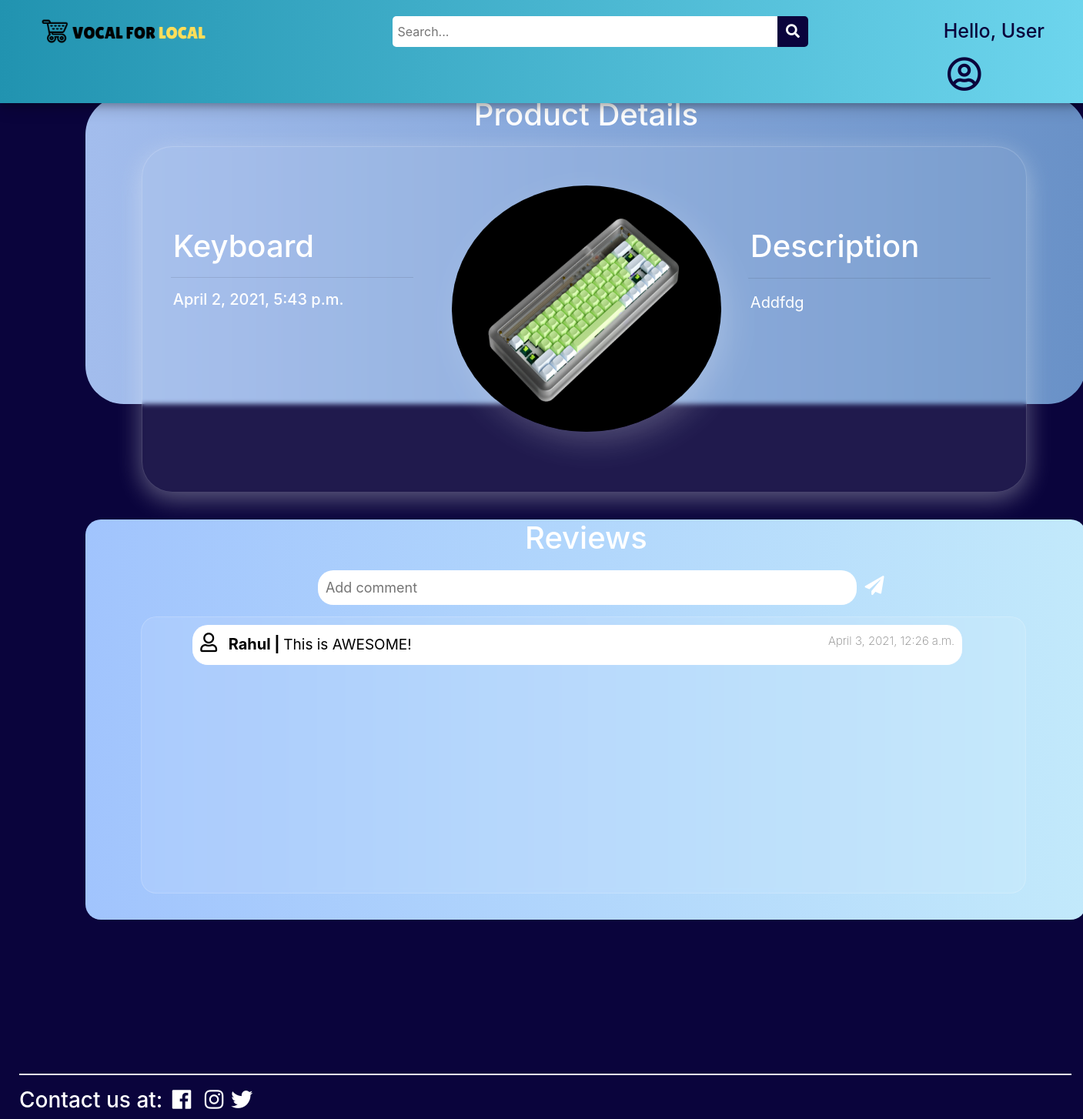
The app's page /RaRo/products/Keyboard with its own data.
### main/models.py (models this page shows, shortened)
class Post(models.Model):
    p_id = models.IntegerField(primary_key=True, null=False)
    name = models.CharField(max_length=50,null=True)
    description = models.CharField(max_length=1000, null=True)
    photo = models.ImageField(upload_to="images/",null=True,verbose_name="")
    owner = models.ForeignKey(Customer, null=True, on_delete= models.CASCADE)
    date_created = models.DateTimeField(auto_now_add=True, null=True)
    category = models.CharField(max_length=100, null=True)
    availability = models.CharField(max_length=20, null=True)
    location = models.CharField(max_length=50, null=True)
    business_name = models.CharField(max_length=50,null=True)
    price = models.IntegerField(null=True)
    @property
    def imageURL(self):
        try:
            url = self.photo.url
        except :
            url = ''
        return url

class Comment(models.Model):
    c_id = models.IntegerField(primary_key = True, null = False)
    text = models.CharField(max_length=200, null=True)
    p_id = models.ForeignKey(Post, null =True, on_delete = models.CASCADE)
    c_by = models.ForeignKey(Customer, null=True, on_delete = models.SET_NULL)
    timestamp = models.DateTimeField(auto_now_add=True, null=True)

class Customer(models.Model):
    id = models.IntegerField(primary_key=True, null=False)
    name = models.CharField(max_length=100, null=True)
    phone = models.CharField(max_length=10, null=True)
    email = models.CharField(max_length=50, null=True)
    state = models.CharField(max_length=20, null=True)
    postal_code = models.IntegerField(null=True)
    city = models.CharField(max_length=20, null=True)
    address = models.CharField(max_length=100, null=True)
    business_name = models.CharField(max_length=50,null=True)
    date_created = models.DateTimeField(auto_now_add=True, null=True)
    def __str__(self):
	    return str(self.name)

### main/views.py (the view, shortened to what this page needs)
# urls.py: path('<str:business>/products/<str:name>',views.viewPost,name="viewPost"),
def viewPost(request, business, name):
    try:
        p = Post.objects.filter(business_name=business, name=name)[0]
    except Post.DoesNotExist:
        raise Http404("No such Product is available with {}".format(business))
    comments = Comment.objects.filter(p_id=p).order_by('-c_id')
    context = {"p": p, "comments": comments}
    return render(request, 'main/viewPost.html', context)

### main/templates/main/viewPost.html (shortened to what this page needs)
{% load static %}
<!DOCTYPE html>
<html lang="en">
<head>
  <link rel="stylesheet" href="https://use.fontawesome.com/releases/v5.6.1/css/all.css"
 />
  <link rel="stylesheet" href="https://cdn.jsdelivr.net/npm/bootstrap@4.6.0/dist/css/bootstrap.min.css"
>
    <link rel="stylesheet" href="{%static '/css/viewPost.css' %}">
</head>
<body style="background-color: #0a043c;">
  <div class="topnav">
    <a class="active" href="{% url 'home' %}">
      <img id="logo" src="{% static 'images/logo.png' %}" alt="VocalForLocal" />
    </a>
    <div class="search">
      <input type="text" placeholder=" Search..." name="key" id="search-placeholder" />
      <button id="srch" type="submit" onclick="validatePlaceHolder(this)">
        <i class="fa fa-search" style="font-size: 18px"> </i>
      </button>
    </div>
    <span class="hello-msg">
      Hello, {% if user.is_authenticated %} {{request.user}} {% else %} User
      {% endif %}
    </span>
    <a class="nav-link dropdown-toggle" href="#" id="navbarDropdown" role="button" data-bs-toggle="dropdown" aria-expanded="false"          style="margin-left: 160px;">
      <i class="far fa-user-circle" style="color:#0a043c; font-size: 45px;"></i>
    </a>
  </div>
  <div class="container-fluid">
    <div id="post-card">
      <h2 style="text-align: center;margin-top: 17px; font-size: 40px;">Product Details</h2>
    </div>
    <div id="image-card">
      <div id="pdt-icon">
        <img src="{{p.imageURL}}" alt="product img" id="pdt-img" style="width: 350px;height: 320px; background-position: center; background-size: cover; border-radius: 50%;">
      </div>
      <div id="pdt-info">
        <h1 id="pdt-name">
          {{p.name}}
        </h1>
        <hr style="width:90%; ">
        <h2 id="price">
          {{p.date_created}}
        </h2>
      </div>
      <div id="details">
        <h1 id="description">
           Description
        </h1>
        <hr style="text-align: center;margin-top: 17px;width: 90%;">
        <div id="description-text">
          <p style="width: 320px; overflow-wrap: break-word; font-size: 20px;">{{p.description}}</p>
        </div>
      </div>
    </div>
    <div id="comments">
      <h2 style="text-align: center;margin-top: 17px; font-size: 40px;">Reviews</h2>
      <div id="comment-container">
        {% if comments %}
        {% for c in comments %}
        <div class="comment-card">
          <span><i class="far fa-user" style="font-size: 25px; color: black; margin-right: 10px;"></i></span>
          <span style="font-size: 20px;font-weight: bold;">{{c.c_by}} |</span>
          <span style="font-size: 19px;font-weight: 400;"> {{c.text}}<span style="float: right;font-size: 15px; font-weight: 200; color: grey">{{c.timestamp}}</span></span>
        </div>
        {% endfor%}
        {% else %}
       <div style="margin-left: 270px; margin-top: 10px;">
        <img src="{% static 'images/default_msg.PNG' %}" alt="NO COMMENTS" style="border-radius: 30px;">
       </div>
        {% endif %}
      </div>
      <div id="comment-box">
        <form method="POST" action = "{% url 'viewPost' business=p.business_name name=p.name %}">
          <input type="text" placeholder="Add comment" id="review" name="c_text" required>
          <button id="comment-btn" type="submit" style="background: none;border: none;"><i class="fa fa-paper-plane" aria-hidden="true" style="font-size: 25px;color: white;"></i></button>
        </form>
      </div>
    </div>
    <div class="footer" style="padding-left: 10px;">
      <hr style="width:100%; height: 0.5px; background-color: white;"/>
      <h3 style="color: white;">Contact us at: <span style="margin:0px 5px;"><i class="fab fa-facebook"></i></span>
        <span style="margin:0px 5px;"><i class="fab fa-instagram"></i></span><span style="margin:0px 5px;"><i class="fab fa-twitter"></i></span>
    </div>
  </div>
</body>
</html>

### static/css/viewPost.css (style rules this page uses)
* { box-sizing: border-box; }
.hello-msg { position: relative; float: right; font: verdana; font-weight: 500; font-size: 25px; color: #0a043c; margin-right: 50px; margin-top: 22px; text-align: center; }
.topnav { background: linear-gradient(to right, #2193b0, #6dd5ed); overflow: visible; box-shadow: 0 4px 8px 0 rgba(0, 0, 0, 0.2), 0 6px 20px 0 rgba(0, 0, 0, 0.19); position: fixed; top: 0; width: 100%; z-index: 3; }
.topnav a { float: left; padding: 14px 5px; text-decoration: none; font-size: 17px; }
.topnav a.active { color: rgb(255, 102, 0); text-shadow: 2px 2px 7px #ebab4a; transition: all 0.8s; border-radius: 10px; }
.search input[type="text"] { width: 500px; height: 40px; border-top-left-radius: 5px; border-bottom-left-radius: 5px; border: none; margin-top: 20px; background-color: #ffff; }
.search { float: left; margin-left: 200px; margin-top: 1px; }
#srch { transition: all 0.5s; }
.search button { height: 40px; width: 40px; background-color: #0a043c; color: #ffff; border-top-right-radius: 5px; border-bottom-right-radius: 5px; float: right; margin-top: 20px; padding: 5px 10px; margin-right: 16px; font-size: 12px; border: none; cursor: pointer; }
#logo { width: 300px; height: 100%; overflow: hidden; margin-top: -6px; }
.dropdown-toggle::after { display: none; }
.dropdown-toggle { transition: all 0.8s; }
#post-card { margin-top: 125px; position: relative; width: 1300px; height: 400px; background: linear-gradient(to right, #a3bded, #6991c7); background-position: top; background-repeat: no-repeat; background-size: cover; margin-left: 7%; border-radius: 50px; color: white; }
#image-card { margin-top: -335px; position: absolute; width: 1150px; height: 450px; background: rgba(253, 253, 253, 0.089); box-shadow: 0 8px 32px 0 rgba(250, 250, 248, 0.37); backdrop-filter: blur( 3.0px ); -webkit-backdrop-filter: blur( 6.0px ); border-radius: 10px; border: 1px solid rgba( 255, 255, 255, 0.18 ); margin-left: 12%; border-radius: 40px; z-index: 2; color: white; transition: all 0.9s; }
#pdt-img { transition: all 0.5s; box-shadow: 10px 15px 48px -9px rgba(255,255,255,0.28); -webkit-box-shadow: 10px 15px 48px -9px rgba(255,255,255,0.28); -moz-box-shadow: 10px 15px 48px -9px rgba(255,255,255,0.28); }
#pdt-icon { position: absolute; width: 350px; height: 320px; border-radius: 50%; margin-top: 50px; margin-left: 35%; }
#pdt-info { position: absolute; width: 350px; height: 300px; margin-top: 75px; margin-left: 20px; }
#pdt-name { overflow-wrap: break-word; margin-top: 30px; overflow:hidden; margin-left: 20px; }
#price { overflow:hidden; margin-left: 20px; font-size: 20px; }
#details { position: absolute; width: 350px; height: 300px; margin-top: 75px; margin-left: 770px; }
#description { margin-top: 30px; margin-left: 20px; }
#description-text { width: 300px; margin-left: 20px; }
#comments { margin-top: 150px; position: relative; width: 1300px; height: 520px; background: linear-gradient(to right, #a1c4fd, #c2e9fb); background-size: cover; background-position: center; background-repeat: no-repeat; border-radius: 20px; margin-left: 7%; color: white; margin-bottom: 200px; }
#comment-container { padding: 10px; margin-top: 70px; position: absolute; width: 1150px; height: 360px; margin-left: 5.5%; display: flex; flex-direction: row; flex-wrap: wrap; overflow-y: scroll; background: rgba(253, 253, 253, 0.089); backdrop-filter: blur( 3.0px ); -webkit-backdrop-filter: blur( 6.0px ); border-radius: 20px; border: 1px solid rgba( 255, 255, 255, 0.18 ); }
#comment-box { position: absolute; margin-top: 10px; width: 1150px; height: 50px; margin-left: 5.5%; }
#review { width: 700px; height: 45px; border: none; border-radius: 20px; margin-left: 20%; outline: none; padding-left: 10px; font-size: large; }
.comment-card { position: relative; width: 1000px; height: fit-content; margin-left:5%; padding: 10px; margin-bottom: 10px; border-bottom: solid 0.5px white; background-color: white; border-radius:20px ; transition: all 0.5s; color: black; }
#comment-btn { transition: all 0.5s; }

### records on screen
Post: imageURL (picture), name "Keyboard", date_created "April 2, 2021, 5:43 p.m.", description "Addfdg"
Comment: c_by "Rahul", text "This is AWESOME!", timestamp "April 3, 2021, 12:26 a.m."
